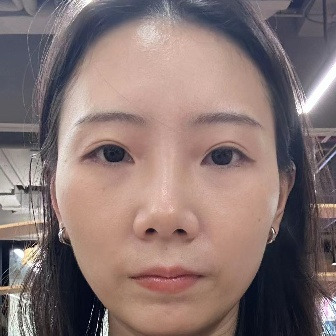
#> input picture examples/faces/1.jpg, 336 x 336 px
$ python -i occ_aug_video.py   (imports and definitions only)
#> lines starting #> are read from the running program, lines starting #| are printed output that depends on the picture
import random
import math
import os

import cv2
import numpy as np
from scipy.ndimage import affine_transform

# [80 lines left out: functions get_frame_rate, save_videos, load_videos, not called in this run]

def list_files_recursive(directory):
    file_paths = []
    for root, dirs, files in os.walk(directory):
        for file_name in files:
            file_path = os.path.join(root, file_name)
            file_paths.append(file_path)
    return file_paths

texs_file = list_files_recursive('./OCCdata/textures')
objs_file = list_files_recursive('./OCCdata/temps/objs')
hands_file = list_files_recursive('./OCCdata/temps/hands')
#> further down, picture is the input picture: shape (336, 336, 3); mean B, G, R 114.4, 116.4, 135.5

# [58 lines left out: functions generate_random_mask, apply_mask, not called in this run]

def gen_texture_temp():
    this_texture = random.choice(texs_file)
    return apply_mask(this_texture)

def random_color_transform(image):
    """
    Apply random color transformations to the input image including contrast, brightness, saturation, and hue.

    Parameters:
        image (np.ndarray): The input image in BGR format.

    Returns:
        np.ndarray: The transformed image.
    """
    # Convert to HSV color space for hue and saturation adjustments
    img_hsv = cv2.cvtColor(image, cv2.COLOR_BGR2HSV)
#> img_hsv: shape (336, 336, 3); mean H, S, V 61.3, 59.3, 139.8

    # Random contrast adjustment
    alpha = random.uniform(0.5, 1.5)  # Contrast control (1.0: no change)
    img_contrast = cv2.convertScaleAbs(image, alpha=alpha, beta=0)
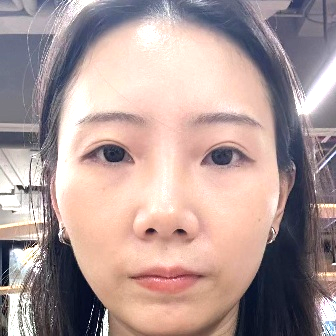
#> img_contrast: shape (336, 336, 3); mean B, G, R 152.4, 155, 176.6

    # Random brightness adjustment
    beta = random.uniform(-50, 50)  # Brightness control
    img_bright = cv2.convertScaleAbs(img_contrast, alpha=1, beta=beta)
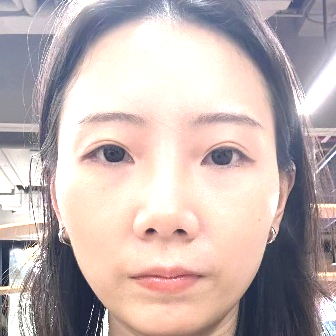
#> img_bright: shape (336, 336, 3); mean B, G, R 177.1, 179, 194

    # Convert the brightness-adjusted image to HSV for saturation and hue adjustments
    img_bright_hsv = cv2.cvtColor(img_bright, cv2.COLOR_BGR2HSV)
#> img_bright_hsv: shape (336, 336, 3); mean H, S, V 61.5, 39.8, 199.6

    # Random saturation adjustment
    saturation_scale = random.uniform(0.5, 1.5)  # Saturation control
    img_bright_hsv[:, :, 1] = np.clip(img_bright_hsv[:, :, 1] * saturation_scale, 0, 255)
#> img_bright_hsv: shape (336, 336, 3); mean H, S, V 61.5, 36.1, 199.6

    # Random hue adjustment
    hue_shift = random.randint(-10, 10)  # Hue shift in degrees
    img_bright_hsv[:, :, 0] = (img_bright_hsv[:, :, 0] + hue_shift) % 180
#> img_bright_hsv: shape (336, 336, 3); mean H, S, V 75.7, 36.1, 199.6

    # Convert back to BGR
    img_bright_hsv = np.clip(img_bright_hsv, 0, 255).astype(np.uint8)
    img_transformed = cv2.cvtColor(img_bright_hsv, cv2.COLOR_HSV2BGR)

    return img_transformed

# [90 lines left out: functions random_transform, apply_moving_mask_to_videos, get_temp, video_get_occ_aug, not called in this run]

>>> import cv2
>>> picture = cv2.imread('examples/faces/1.jpg')
>>> result = random_color_transform(picture)

$ run again, on examples/faces/2.jpg
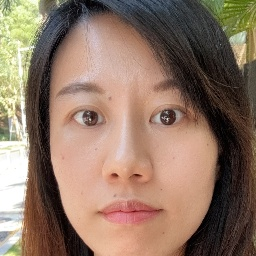
#> input picture examples/faces/2.jpg, 256 x 256 px
#> picture is the input picture: shape (256, 256, 3); mean B, G, R 100.8, 117.8, 142.6
#> img_hsv: shape (256, 256, 3); mean H, S, V 24.9, 84.6, 144.1
#> in random_color_transform, `img_contrast = cv2.convertScaleAbs(image, alpha=alpha, beta=0)`:
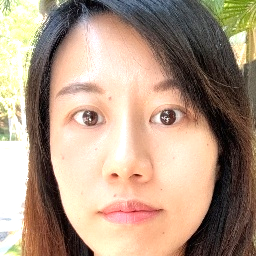
#> img_contrast: shape (256, 256, 3); mean B, G, R 132.5, 153.1, 177.1
#> in random_color_transform, `img_bright = cv2.convertScaleAbs(img_contrast, alpha=1, beta=beta)`:
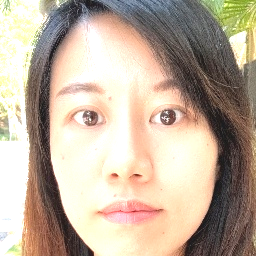
#> img_bright: shape (256, 256, 3); mean B, G, R 156.7, 174.7, 190.9

$ run again, on examples/faces/3.jpg
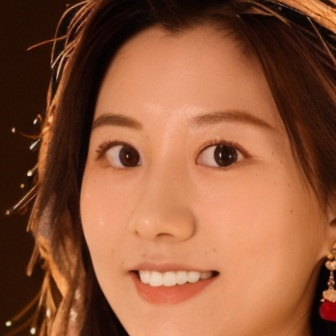
#> input picture examples/faces/3.jpg, 336 x 336 px
#> picture is the input picture: shape (336, 336, 3); mean B, G, R 58.5, 87.2, 143.1
#> img_hsv: shape (336, 336, 3); mean H, S, V 11.1, 171.3, 143.1
#> in random_color_transform, `img_contrast = cv2.convertScaleAbs(image, alpha=alpha, beta=0)`:
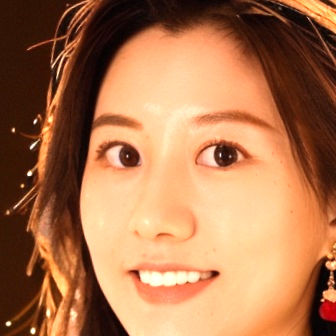
#> img_contrast: shape (336, 336, 3); mean B, G, R 78.7, 117.2, 172.6
#> in random_color_transform, `img_bright = cv2.convertScaleAbs(img_contrast, alpha=1, beta=beta)`:
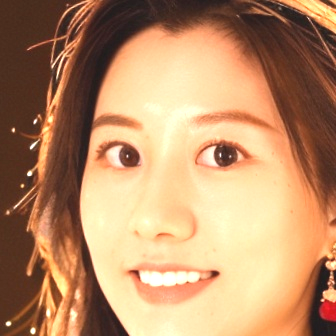
#> img_bright: shape (336, 336, 3); mean B, G, R 104.6, 143, 186.2

$ run again, on examples/faces/4.jpg
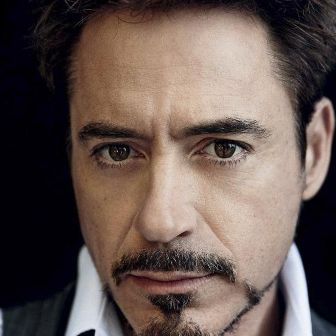
#> input picture examples/faces/4.jpg, 336 x 336 px
#> picture is the input picture: shape (336, 336, 3); mean B, G, R 80.5, 86.2, 101.5
#> img_hsv: shape (336, 336, 3); mean H, S, V 55.9, 110.4, 104.2
#> in random_color_transform, `img_contrast = cv2.convertScaleAbs(image, alpha=alpha, beta=0)`:
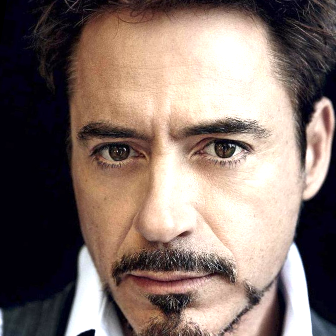
#> img_contrast: shape (336, 336, 3); mean B, G, R 107.1, 114.6, 132
#> in random_color_transform, `img_bright = cv2.convertScaleAbs(img_contrast, alpha=1, beta=beta)`:
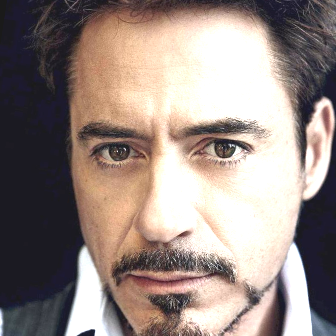
#> img_bright: shape (336, 336, 3); mean B, G, R 131.1, 137, 151.5
